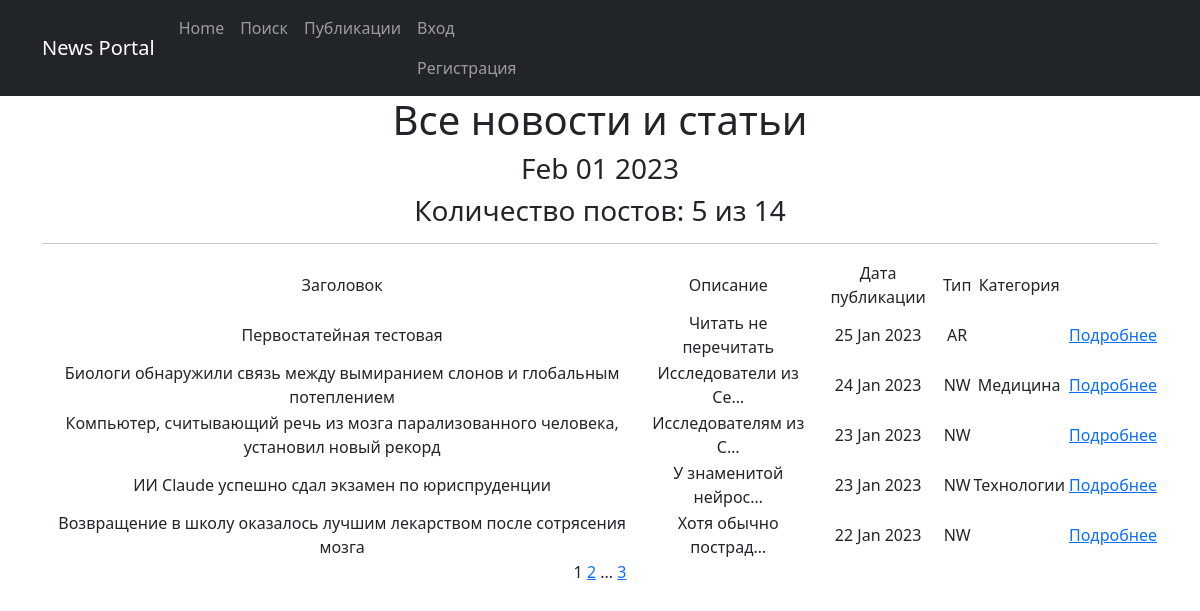
The app's page /posts/, older data.
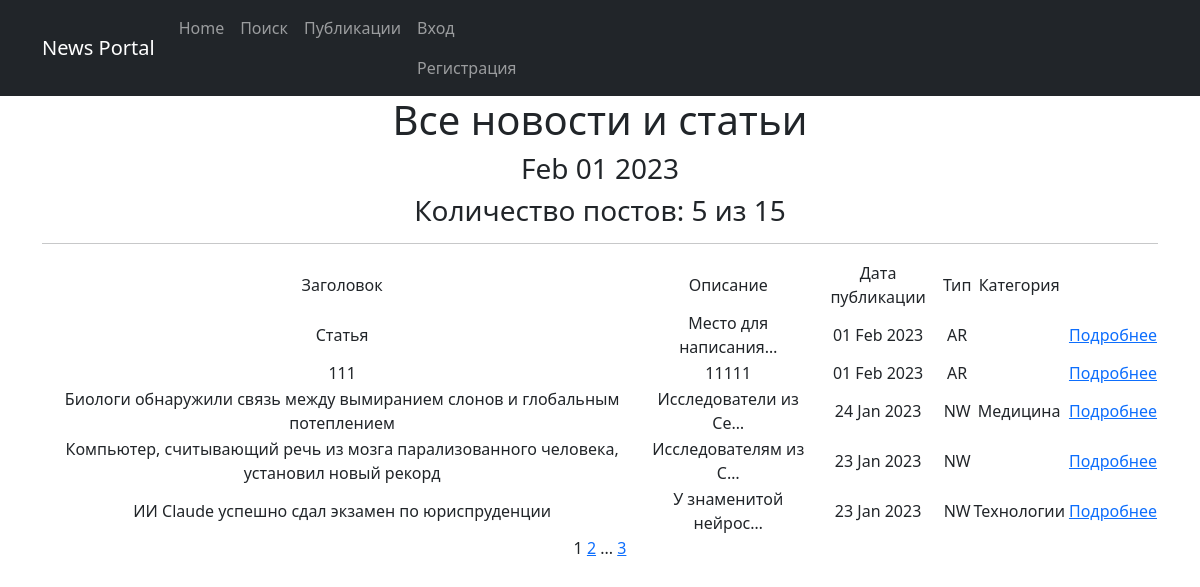
The same page, newer data.
### portal/models.py (models this page shows, shortened)
class Post(models.Model):
    NEWS = 'NW'
    ARTICLE = 'AR'
    CATEGORY_CHOICES = [
        (NEWS, 'Новость'),
        (ARTICLE, 'Статья'),
    ]
    author = models.ForeignKey(Author, on_delete = models.CASCADE)
    category_type = models.CharField(max_length=2, choices=CATEGORY_CHOICES, default=NEWS)
    date_create = models.DateTimeField(auto_now_add=True)
    post_category = models.ManyToManyField(Category, through='PostCategory')
    title = models.CharField(max_length=128)
    text = models.TextField()
    rating = models.SmallIntegerField(default=0)

class Category(models.Model):
    name = models.CharField(max_length=64, unique=True)

### portal/views.py (the view)
# urls.py: path('', PostsList.as_view(), name='posts_list'),
class PostsList(ListView):
    model = Post
    ordering = '-date_create'
    template_name = 'posts.html'
    context_object_name = 'posts_list'
    paginate_by = 5
    def get_queryset(self):
        queryset = super().get_queryset()
        self.filterset = PostFilter(self.request.GET, queryset)
        return self.filterset.qs
    def get_context_data(self, **kwargs):
        context = super().get_context_data(**kwargs)
        user = self.request.user
        context['filterset'] = self.filterset
        return context

### portal/templatetags/custom_filters.py (called while the page is built)
@register.filter()
def censor(value):
    bad_words = ['тайну', 'силу', 'глубина', 'кислород']
    if not isinstance(value, str):
        raise TypeError(f"unresolved type '{type(value)}' expected type 'str'")
    for word in value.split():
        if word.lower() in bad_words:
            value = value.replace(word, f'{word[0]}{"*" * (len(word)-1)}')
    return value

### portal/templatetags/custom_tags.py (called while the page is built)
@register.simple_tag(takes_context=True)
def url_replace(context, **kwargs):
    d = context['request'].GET.copy()
    for k, v in kwargs.items():
        d[k] = v
    return d.urlencode()

@register.simple_tag()
def current_time(format_string='%b %d %Y'):
    return datetime.utcnow().strftime(format_string)

### templates/posts.html (shortened to what this page needs)
{% extends 'flatpages/default.html' %}
{% load custom_filters %}
{% load custom_tags %}
{% block content %}
    <h1>Все новости и статьи</h1>
    <h3>{% current_time '%b %d %Y' %}</h3>
    <h3>Количество постов: {{ posts_list|length }} из {{ paginator.count }}</h3>
    <hr>
    {% if posts_list %}
        <table align="center">
            <tr>
                <td>Заголовок</td>
                <td>Описание</td>
                <td>Дата публикации</td>
                <td>Тип</td>
                <td>Категория</td>
            </tr>
            {% for post in posts_list %}
            <tr>
                <td>{{ post.title|censor }}</td>
                <td>{{ post.text|censor|truncatechars:20 }}</td>
                <td>{{ post.date_create|date:'d M Y' }}</td>
                <td>{{ post.category_type }}</td>
                <td>
                    {% for n in post.post_category.all %}
                        {{ n.name }}
                    {% endfor %}
                </td>
                <td>
                </td>
                <td><a href="{{ post.id }}">Подробнее</a></td>
            </tr>
            {% endfor %}
        </table>
    {% else %}
        <h3>Постов нет!</h3>
    {% endif %}
    {{ page_obj.number }}
    {% if page_obj.has_next %}
        <a href="?{% url_replace page=page_obj.next_page_number %}">{{ page_obj.next_page_number }}</a>
        {% if paginator.num_pages != page_obj.next_page_number %}
            ...
            <a href="?{% url_replace page=page_obj.paginator.num_pages %}">{{ page_obj.paginator.num_pages }}</a>
        {% endif %}
    {% endif %}
{% endblock content %}

Row changes from the older to the newer data that the page shows:
removed Post: title|censor "Первостатейная тестовая", text|censor "Читать не перечитать", date_create "25 Jan 2023", category_type "AR"
no longer on this page (row unchanged): Post: title|censor "Возвращение в школу оказалось лучшим лекарством после сотрясения мозга", text|censor "Хотя обычно пострад…", date_create "22 Jan 2023", category_type "NW"
added Post: title|censor "Статья", text|censor "Место для написания…", date_create "01 Feb 2023", category_type "AR"
added Post: title|censor "111", text|censor "11111", date_create "01 Feb 2023", category_type "AR"
Text that changed along with them:
{{ paginator.count }}: "14" → "15"
